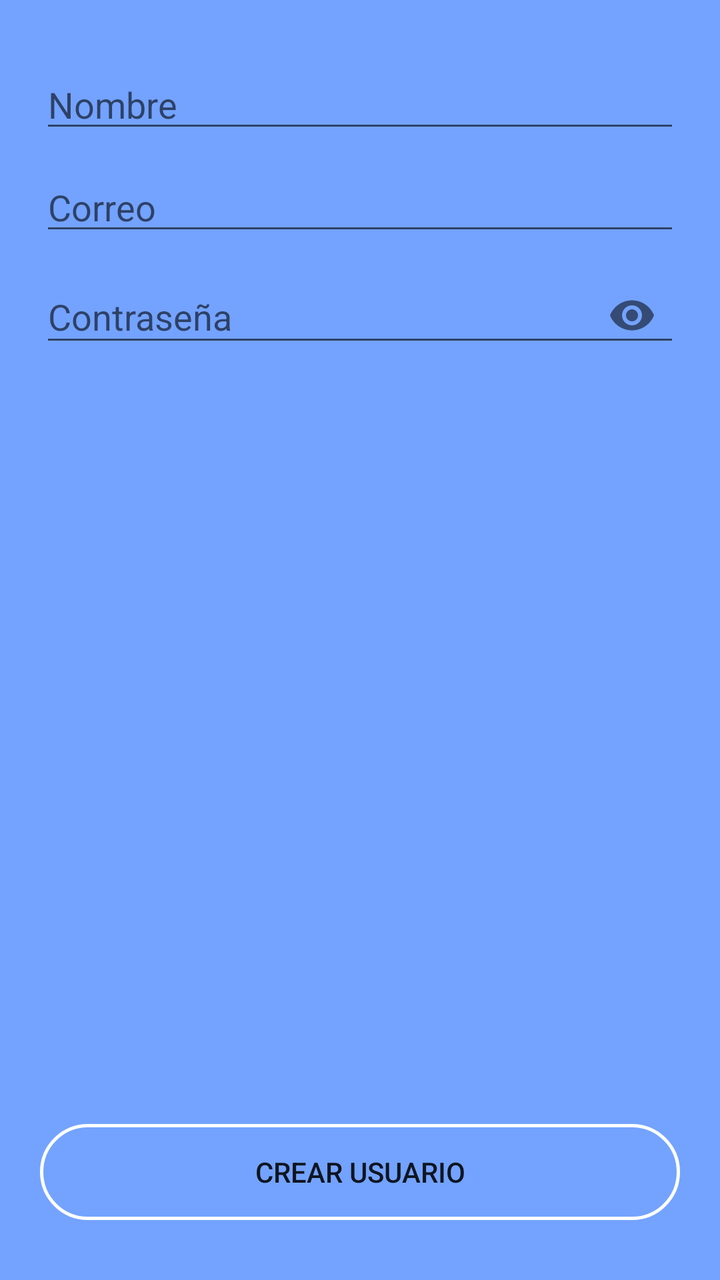
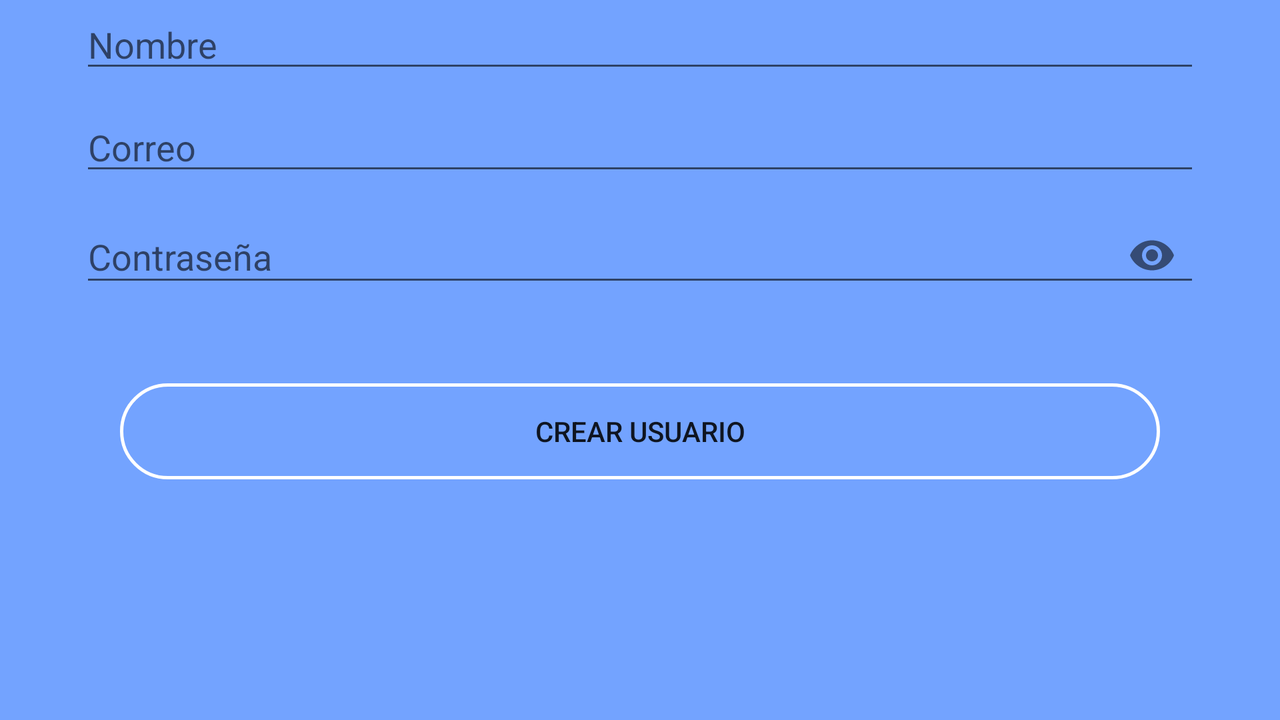

First picture: res/layout/ on a phone held upright. Second picture: the repository's own variant of that layout, on a device whose configuration matches the variant's folder. Source for both follows.
<!-- AndroidManifest.xml: application theme AppTheme -->
<!-- res/layout/activity_new_profile.xml -->
<?xml version="1.0" encoding="utf-8"?>

<LinearLayout xmlns:android="http://schemas.android.com/apk/res/android"
    xmlns:app="http://schemas.android.com/apk/res-auto"
    xmlns:tools="http://schemas.android.com/tools"
    android:layout_width="match_parent"
    android:layout_height="match_parent"
    android:orientation="vertical"
    android:paddingLeft="@dimen/horizontalLayoutPadding"
    android:paddingTop="@dimen/verticalLayoutPadding"
    android:paddingRight="@dimen/horizontalLayoutPadding"
    android:paddingBottom="@dimen/verticalLayoutPadding"
    tools:context=".MainActivity">

    <ImageView
        android:id="@+id/logo_app"
        android:layout_width="match_parent"
        android:layout_height="wrap_content" />

    <EditText
        android:id="@+id/nameSignUp"
        android:layout_width="match_parent"
        android:layout_height="wrap_content"
        android:layout_marginBottom="@dimen/marginBottom10dp"
        android:hint="Nombre"/>

    <EditText
        android:id="@+id/emailSignUp"
        android:layout_width="match_parent"
        android:layout_height="wrap_content"
        android:hint="Correo"/>

    <com.google.android.material.textfield.TextInputLayout
        android:layout_width="match_parent"
        android:layout_height="wrap_content"
        app:passwordToggleEnabled="true">
        <com.google.android.material.textfield.TextInputEditText
            android:id="@+id/passwordSignUp"
            android:inputType="textPassword"
            android:layout_width="match_parent"
            android:layout_height="wrap_content"
            android:hint="Contraseña"/>
    </com.google.android.material.textfield.TextInputLayout>
    <LinearLayout
        android:layout_width="match_parent"
        android:layout_height="match_parent"
        android:orientation="vertical"
        android:gravity="bottom">

        <Button
            android:id="@+id/signUp"
            android:layout_width="match_parent"
            android:layout_height="wrap_content"
            android:background="@drawable/btn_login"
            android:text="@string/bSignUp"/>
    </LinearLayout>
</LinearLayout>
<!-- resources referenced by this layout -->
<resources>
  <dimen name="horizontalLayoutPadding">20dp</dimen>
  <dimen name="marginBottom10dp">10dp</dimen>
  <dimen name="verticalLayoutPadding">30dp</dimen>
  <!-- drawable btn_login (drawable) -->
  <?xml version="1.0" encoding="utf-8"?>
  
  <shape xmlns:android="http://schemas.android.com/apk/res/android"
      android:shape="rectangle">
          <corners android:radius="150dp"/>
      <stroke
          android:width="5px"
          android:color="@color/white"/>
  </shape>
  <string name="bSignUp">Crear usuario</string>
  <style name="AppTheme" parent="Theme.AppCompat.Light.DarkActionBar">
          
          <item name="colorPrimary">@color/colorPrimary</item>
          <item name="colorPrimaryDark">@color/colorPrimaryDark</item>
          <item name="colorAccent">@color/colorAccent</item>
          <item name="android:windowBackground">@color/lightblue</item>
      </style>
  <color name="white">#FFFFFF</color>
  <color name="colorPrimary">#008577</color>
  <color name="colorPrimaryDark">#00574B</color>
  <color name="colorAccent">#D81B60</color>
  <color name="lightblue">#73A3FF</color>
</resources>
<!-- res/layout-land/activity_new_profile.xml (the repository's variant of the layout above) -->
<!-- drawn on the phone turned sideways -->
<?xml version="1.0" encoding="utf-8"?>

<LinearLayout xmlns:android="http://schemas.android.com/apk/res/android"
    xmlns:app="http://schemas.android.com/apk/res-auto"
    xmlns:tools="http://schemas.android.com/tools"
    android:layout_width="match_parent"
    android:layout_height="match_parent"
    android:orientation="vertical"
    android:paddingLeft="@dimen/horizontalLayoutPadding"
    android:paddingRight="@dimen/horizontalLayoutPadding"
    android:paddingBottom="@dimen/verticalLayoutPadding"
    tools:context=".MainActivity">

    <ScrollView
        android:layout_width="match_parent"
        android:layout_height="match_parent">
        <LinearLayout
            android:layout_width="match_parent"
            android:layout_height="match_parent"
            android:paddingLeft="@dimen/horizontalLayoutPadding"
            android:paddingRight="@dimen/horizontalLayoutPadding"
            android:orientation="vertical">
            <ImageView
                android:id="@+id/logo_app"
                android:layout_width="match_parent"
                android:layout_height="wrap_content" />

            <EditText
                android:id="@+id/nameSignUp"
                android:layout_width="match_parent"
                android:layout_height="wrap_content"
                android:layout_marginBottom="@dimen/marginBottom10dp"
                android:hint="Nombre"/>

            <EditText
                android:id="@+id/emailSignUp"
                android:layout_width="match_parent"
                android:layout_height="wrap_content"
                android:hint="Correo"/>

            <com.google.android.material.textfield.TextInputLayout
                android:layout_width="match_parent"
                android:layout_height="wrap_content"
                app:passwordToggleEnabled="true">
                <com.google.android.material.textfield.TextInputEditText
                    android:id="@+id/passwordSignUp"
                    android:inputType="textPassword"
                    android:layout_width="match_parent"
                    android:layout_height="wrap_content"
                    android:hint="Contraseña"/>
            </com.google.android.material.textfield.TextInputLayout>
            <LinearLayout
                android:layout_width="match_parent"
                android:layout_height="match_parent"
                android:orientation="vertical"
                android:paddingTop="@dimen/paddingTop30dp"
                android:paddingLeft="@dimen/horizontalLayoutPadding"
                android:paddingRight="@dimen/horizontalLayoutPadding"
                android:gravity="bottom">

                <Button
                    android:id="@+id/signUp"
                    android:layout_width="match_parent"
                    android:layout_height="wrap_content"
                    android:background="@drawable/btn_login"
                    android:layout_marginTop="@dimen/marginTop10dp"
                    android:layout_marginBottom="@dimen/marginBottom20dp"
                    android:text="@string/bSignUp"/>
            </LinearLayout>
        </LinearLayout>
    </ScrollView>
</LinearLayout>
<!-- resources referenced by the variant -->
<!-- as the phone turned sideways resolves them -->
<resources>
  <dimen name="horizontalLayoutPadding">20dp</dimen>
  <dimen name="marginBottom10dp">10dp</dimen>
  <dimen name="marginBottom20dp">20dp</dimen>
  <dimen name="marginTop10dp">10dp</dimen>
  <dimen name="paddingTop30dp">30dp</dimen>
  <dimen name="verticalLayoutPadding">30dp</dimen>
  <!-- drawable btn_login (drawable) -->
  <?xml version="1.0" encoding="utf-8"?>
  
  <shape xmlns:android="http://schemas.android.com/apk/res/android"
      android:shape="rectangle">
          <corners android:radius="150dp"/>
      <stroke
          android:width="5px"
          android:color="@color/white"/>
  </shape>
  <string name="bSignUp">Crear usuario</string>
  <style name="AppTheme" parent="Theme.AppCompat.Light.DarkActionBar">
          
          <item name="colorPrimary">@color/colorPrimary</item>
          <item name="colorPrimaryDark">@color/colorPrimaryDark</item>
          <item name="colorAccent">@color/colorAccent</item>
          <item name="android:windowBackground">@color/lightblue</item>
      </style>
  <color name="white">#FFFFFF</color>
  <color name="colorPrimary">#008577</color>
  <color name="colorPrimaryDark">#00574B</color>
  <color name="colorAccent">#D81B60</color>
  <color name="lightblue">#73A3FF</color>
</resources>
